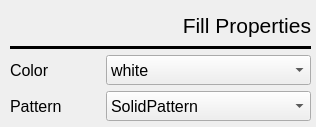
<?xml version="1.0" encoding="UTF-8"?>
<ui version="4.0">
 <class>FilledPropertiesMenu</class>
 <widget class="QWidget" name="FilledPropertiesMenu">
  <property name="geometry">
   <rect>
    <x>0</x>
    <y>0</y>
    <width>316</width>
    <height>127</height>
   </rect>
  </property>
  <property name="windowTitle">
   <string>Form</string>
  </property>
  <widget class="QWidget" name="layoutWidget">
   <property name="geometry">
    <rect>
     <x>10</x>
     <y>10</y>
     <width>301</width>
     <height>111</height>
    </rect>
   </property>
   <layout class="QVBoxLayout" name="verticalLayout">
    <item>
     <widget class="QLabel" name="label">
      <property name="font">
       <font>
        <pointsize>16</pointsize>
       </font>
      </property>
      <property name="text">
       <string>Fill Properties</string>
      </property>
      <property name="alignment">
       <set>Qt::AlignRight|Qt::AlignTrailing|Qt::AlignVCenter</set>
      </property>
     </widget>
    </item>
    <item>
     <widget class="Line" name="line">
      <property name="frameShadow">
       <enum>QFrame::Plain</enum>
      </property>
      <property name="lineWidth">
       <number>3</number>
      </property>
      <property name="orientation">
       <enum>Qt::Horizontal</enum>
      </property>
     </widget>
    </item>
    <item>
     <layout class="QHBoxLayout" name="horizontalLayout">
      <item>
       <widget class="QLabel" name="label_2">
        <property name="sizePolicy">
         <sizepolicy hsizetype="Preferred" vsizetype="Preferred">
          <horstretch>0</horstretch>
          <verstretch>0</verstretch>
         </sizepolicy>
        </property>
        <property name="minimumSize">
         <size>
          <width>0</width>
          <height>0</height>
         </size>
        </property>
        <property name="maximumSize">
         <size>
          <width>90</width>
          <height>16777215</height>
         </size>
        </property>
        <property name="font">
         <font>
          <pointsize>12</pointsize>
         </font>
        </property>
        <property name="text">
         <string>Color</string>
        </property>
       </widget>
      </item>
      <item>
       <widget class="QComboBox" name="fillColorBox">
        <property name="sizePolicy">
         <sizepolicy hsizetype="Minimum" vsizetype="Preferred">
          <horstretch>0</horstretch>
          <verstretch>0</verstretch>
         </sizepolicy>
        </property>
        <property name="minimumSize">
         <size>
          <width>100</width>
          <height>30</height>
         </size>
        </property>
        <property name="font">
         <font>
          <pointsize>12</pointsize>
         </font>
        </property>
        <item>
         <property name="text">
          <string>white</string>
         </property>
        </item>
        <item>
         <property name="text">
          <string>black</string>
         </property>
        </item>
        <item>
         <property name="text">
          <string>red</string>
         </property>
        </item>
        <item>
         <property name="text">
          <string>green</string>
         </property>
        </item>
        <item>
         <property name="text">
          <string>blue</string>
         </property>
        </item>
        <item>
         <property name="text">
          <string>cyan</string>
         </property>
        </item>
        <item>
         <property name="text">
          <string>magenta</string>
         </property>
        </item>
        <item>
         <property name="text">
          <string>yellow</string>
         </property>
        </item>
        <item>
         <property name="text">
          <string>gray</string>
         </property>
        </item>
       </widget>
      </item>
     </layout>
    </item>
    <item>
     <layout class="QHBoxLayout" name="horizontalLayout_2">
      <item>
       <widget class="QLabel" name="label_3">
        <property name="sizePolicy">
         <sizepolicy hsizetype="Preferred" vsizetype="Preferred">
          <horstretch>0</horstretch>
          <verstretch>0</verstretch>
         </sizepolicy>
        </property>
        <property name="maximumSize">
         <size>
          <width>90</width>
          <height>16777215</height>
         </size>
        </property>
        <property name="font">
         <font>
          <pointsize>12</pointsize>
         </font>
        </property>
        <property name="text">
         <string>Pattern</string>
        </property>
       </widget>
      </item>
      <item>
       <widget class="QComboBox" name="fillPatternBox">
        <property name="sizePolicy">
         <sizepolicy hsizetype="Minimum" vsizetype="Preferred">
          <horstretch>0</horstretch>
          <verstretch>0</verstretch>
         </sizepolicy>
        </property>
        <property name="minimumSize">
         <size>
          <width>100</width>
          <height>30</height>
         </size>
        </property>
        <property name="font">
         <font>
          <pointsize>12</pointsize>
         </font>
        </property>
        <item>
         <property name="text">
          <string>SolidPattern</string>
         </property>
        </item>
        <item>
         <property name="text">
          <string>HorPattern</string>
         </property>
        </item>
        <item>
         <property name="text">
          <string>VerPattern</string>
         </property>
        </item>
        <item>
         <property name="text">
          <string>NoBrush</string>
         </property>
        </item>
       </widget>
      </item>
     </layout>
    </item>
   </layout>
  </widget>
 </widget>
 <resources/>
 <connections/>
</ui>
